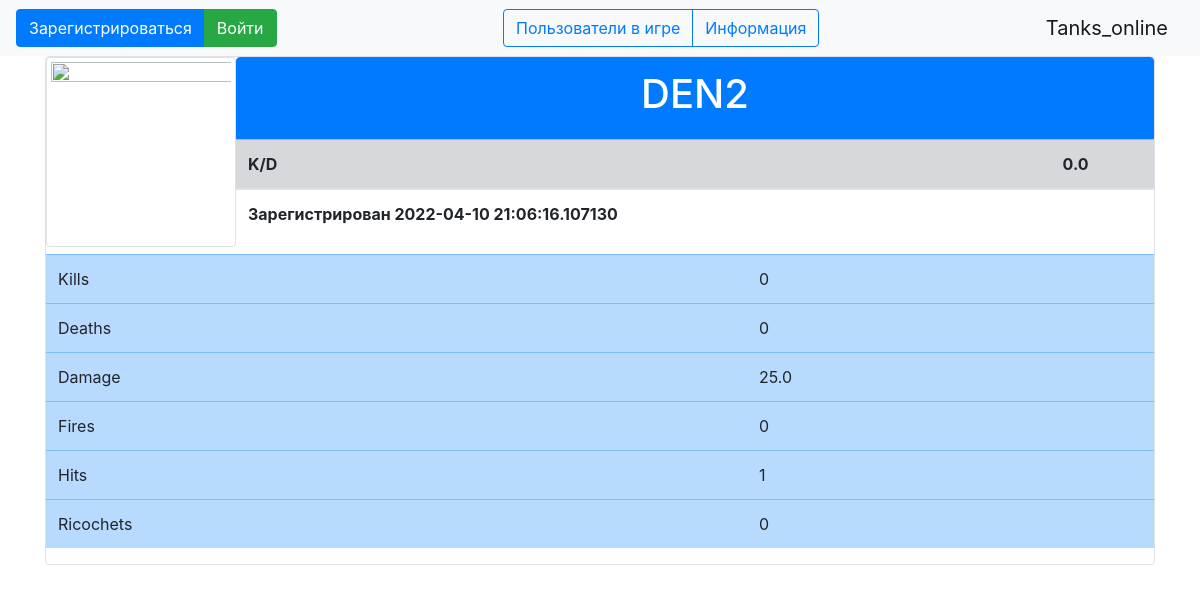
/player/2, run on an earlier commit of the app's database.
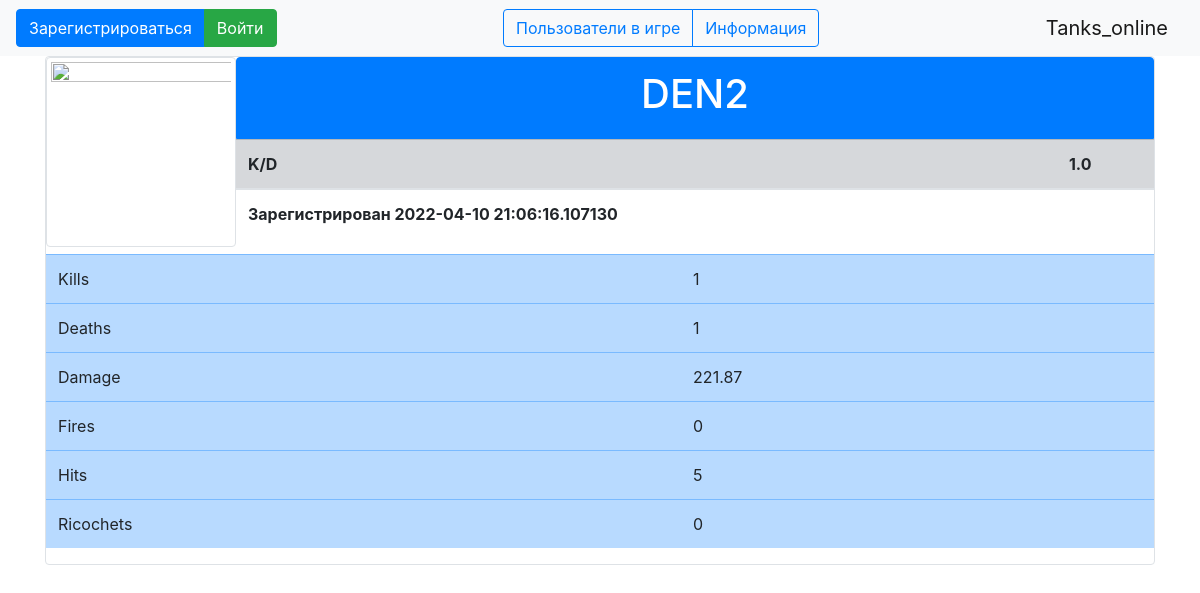
And on a later commit of the database.
### data/users.py (models this page shows, shortened)
class User(SqlAlchemyBase, UserMixin):
    __tablename__ = 'users'
    id = sqlalchemy.Column(sqlalchemy.Integer, primary_key=True, autoincrement=True)
    surname = sqlalchemy.Column(sqlalchemy.String, nullable=True)
    name = sqlalchemy.Column(sqlalchemy.String, nullable=True)
    age = sqlalchemy.Column(sqlalchemy.Integer, nullable=True)
    email = sqlalchemy.Column(sqlalchemy.String, unique=True, nullable=True)
    nickname = sqlalchemy.Column(sqlalchemy.String, unique=True, nullable=True)
    hashed_password = sqlalchemy.Column(sqlalchemy.String, nullable=True)
    game_stat = sqlalchemy.Column(sqlalchemy.String, nullable=True)
    modified_date = sqlalchemy.Column(sqlalchemy.DateTime, default=datetime.datetime.now)

### data/stats.py (models this page shows)
class Stats(SqlAlchemyBase):
    __tablename__ = 'statistics'
    id = sqlalchemy.Column(sqlalchemy.Integer,
                           primary_key=True, autoincrement=True)
    player_mail = sqlalchemy.Column(sqlalchemy.String, sqlalchemy.ForeignKey("users.email"), unique=True)
    kills = sqlalchemy.Column(sqlalchemy.Integer, nullable=True)
    deaths = sqlalchemy.Column(sqlalchemy.Integer, nullable=True)
    rik = sqlalchemy.Column(sqlalchemy.Integer, nullable=True)
    hits = sqlalchemy.Column(sqlalchemy.Integer, nullable=True)
    fires = sqlalchemy.Column(sqlalchemy.Integer, nullable=True)
    damage = sqlalchemy.Column(sqlalchemy.Float, nullable=True)
    user = orm.relation('User')

### web.py (the view)
    @app.route("/player/<int:id>")
    def player(id):
        user = db_sess.query(User).filter(User.id == id).first()
        stat = db_sess.query(Stats).filter(Stats.player_mail == user.email).first()
        deaths = 1 if stat.deaths == 0 else stat.deaths
        kd = round(stat.kills / deaths, 2)
        return render_template("player.html", stat=stat, kd=kd, user=user)

### templates/player.html (shortened to what this page needs)
{% extends "base.html" %}
{% block content %}
<div class="col-md6 border rounded" align="center" id="load">
<img src="https://ob-kassa.ru/content/front/buhoskol_tmp1/images/reviews-icon.jpg" class="img-thumbnail" height="190px" width="190px" align="left">
<div class="list-group">
  <button type="button" class="list-group-item list-group-item-action active" aria-current="true">
    <h1>{{user.nickname}}</h1>
  </button>
    <table class="table">
       <thead>
           <tr class="table-secondary">
             <th scope="col">K/D</th>
             <th scope="col">{{kd}}</th>
           </tr>
       </thead>
       <tbody>
       <tr>
         <th rowspan="2">Зарегистрирован {{user.modified_date}}</th>
       </tr>
       </tbody>
    </table>
</div>
  <table class="table" align="center">
     <tbody>
     <tr class="table-primary">
       <td scope="row">Kills</td>
       <td>{{stat.kills}}</td>
     </tr>
     <tr class="table-primary">
       <td scope="row">Deaths</td>
       <td>{{stat.deaths}}</td>
     </tr>
     <tr class="table-primary">
       <td scope="row">Damage</td>
       <td>{{stat.damage}}</td>
     </tr>
     <tr class="table-primary">
       <td scope="row">Fires</td>
       <td>{{stat.fires}}</td>
     </tr>
     <tr class="table-primary">
       <td scope="row">Hits</td>
       <td>{{stat.hits}}</td>
     </tr>
     <tr class="table-primary">
       <td scope="row">Ricochets</td>
       <td>{{stat.rik}}</td>
     </tr>
     </tbody>
  </table>
</div>
{% endblock %}

### templates/base.html (shortened to what this page needs)
<!doctype html>
<html lang="en">
<head>
    <link rel="stylesheet"
          href="https://stackpath.bootstrapcdn.com/bootstrap/4.4.1/css/bootstrap.min.css"
>
</head>
<body>
<header>
    <nav class="navbar navbar-light bg-light">
        {% if current_user.is_authenticated %}
            <a class="navbar-brand" href="/logout">{{ current_user.nickname }}</a>
        {% else %}
            <div class="btn-group" role="group" aria-label="Basic example">
                <a class="btn btn-primary " href="/register">Зарегистрироваться</a>
                <a class="btn btn-success" href="/login">Войти</a>
            </div>
        {% endif %}
        <div class="btn-group" role="group" aria-label="Basic example">
            <a type="button" class="btn btn-outline-primary" href="/">Пользователи в игре</a>
            <a type="button" class="btn btn-outline-primary" href="/info">Информация</a>
        </div>
        <a class="navbar-brand" href="/">Tanks_online</a>
    </nav>
</header>
<main role="main" class="container">
    {% block content %}{% endblock %}
</main>
</body>
</html>

What changed in the data, as far as the page shows it:
changed Stats: kills "0" → "1"; deaths "0" → "1"; damage "25.0" → "221.87"; hits "1" → "5"
Also different on the page:
{{ kd }}: "0.0" → "1.0"
